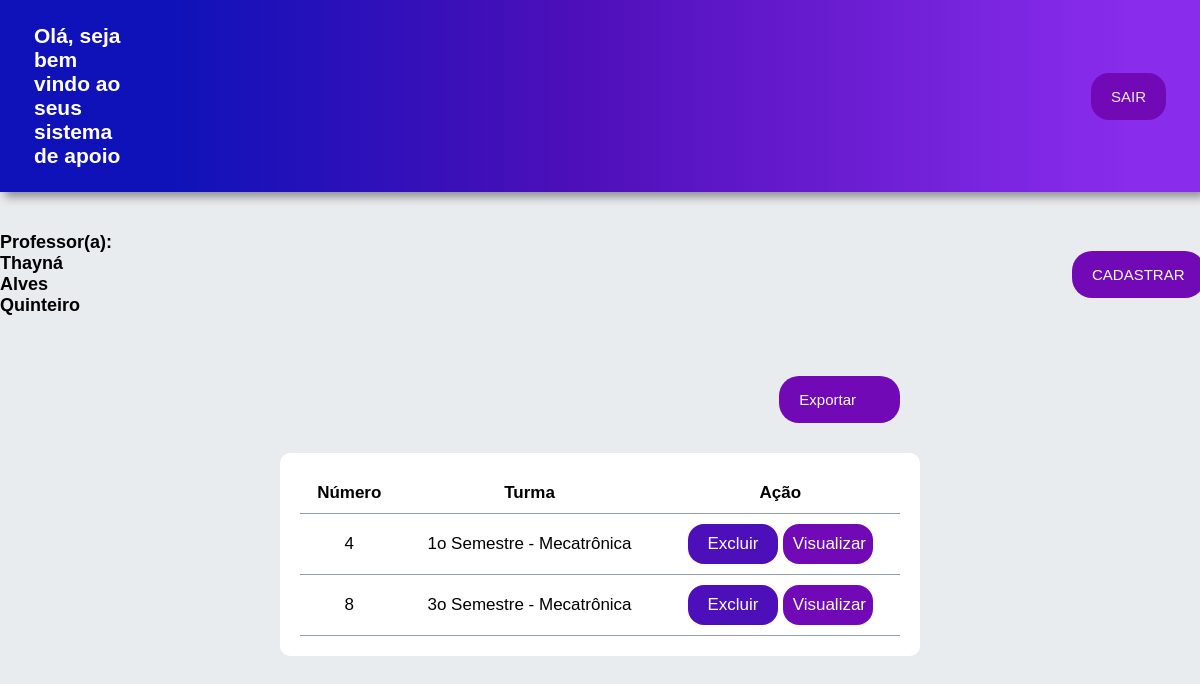
The page /lista_turma/4 on the database as committed earlier.
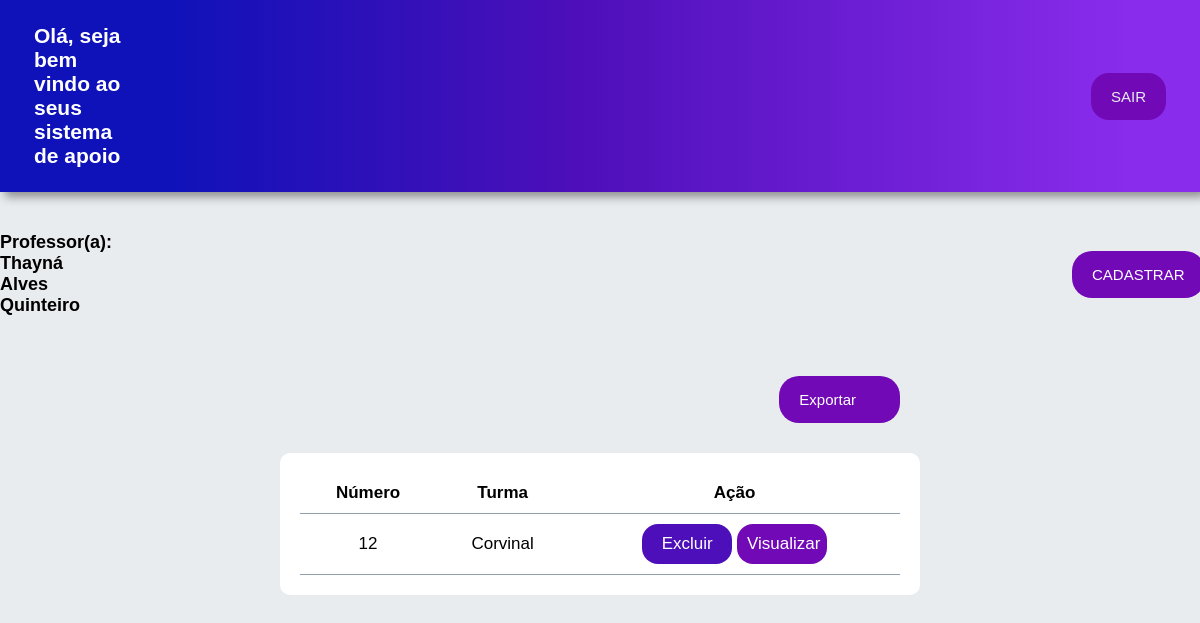
The same page on the database as committed later.
### App_Escola/models.py (models this page shows, shortened)
class Professor(models.Model):
    nome = models.CharField(max_length=120)
    email = models.CharField(max_length=120)
    senha = models.CharField(max_length=64)

class Turma(models.Model):
    nome_turma = models.CharField(max_length=120)
    id_professor = models.ForeignKey(Professor, null=True, on_delete=models.PROTECT)

### App_Escola/views.py (the view)
# urls.py: path('lista_turma/<int:id_professor>', views.lista_turma, name='lista_turma'),
def lista_turma(request, id_professor):
    dados_professor = Professor.objects.filter(id=id_professor).values("nome", "id")
    usuario_logado = dados_professor[0]
    usuario_logado = usuario_logado['nome']
    id_logado = dados_professor[0]
    id_logado = id_logado['id']
    turmas_do_professor = Turma.objects.filter(id_professor=id_logado)
    return render(request, 'Page_professor.html',
                  {'usuario_logado': usuario_logado, 'turmas_do_professor': turmas_do_professor,
                   'id_logado': id_logado})

### App_Escola/templates/Page_professor.html (shortened to what this page needs)
{% load static %}
<!DOCTYPE html>
<html lang="pt-BR">
<head>
    <link rel="stylesheet" type="text/css" href="{% static 'css/professor.css' %}">
</head>
<body>
    <header>
        <nav>
            <div class="nav-bar">
                <h1>Olá, seja bem vindo ao seus sistema de apoio</h1>
                <button><a href="{% url 'sair' %}" style="text-decoration: none;color:#e9ecef;">SAIR</a></button>
            </div>
        </nav>
    </header>
    <main>
        <div class="titulos">
           <h3>Professor(a): {{usuario_logado}}</h3>
          <button type="submit" name="tela_cadastro"><a href="/cad_turma/{{id_logado}}" style="text-decoration: none; color: white;">CADASTRAR</a></button>
        </div>
        <div class="excel">
            <a href="{% url 'exportar_excel_turma' %}">
                <button>Exportar</button>
            </a>
        </div>
        <div class="tabela">
            <table>
                <tr>
                    <th>Número</th>
                    <th>Turma</th>
                    <th>Ação</th>
                </tr>
                {% for igs in turmas_do_professor %}
                <tr>
                    <td>{{igs.id}}</td>
                    <td>{{igs.nome_turma}}</td>
                    <td>
                        <button id="exclude"><a href = "{% url 'excluir_turma' id_turma=igs.id%}" style="text-decoration: none; color: white;">Excluir</a></button>
                        <button id="view"><a href="{% url 'lista_atividade' id_selecionado=igs.id %}" style="text-decoration: none; color: white;">Visualizar</a></button>
                    </td>
                </tr>
                {% endfor %}
            </table>
        </div>
    </main>
</body>
</body>
</html>

### App_Escola/static/css/professor.css (style rules this page uses)
* { margin: 0px; padding: 0px; }
body { width: 100%; background-color: #e9ecef; }
header { display: flex; padding: 3vh; justify-content: space-around; align-items: center; font-family: "Roboto-Condensed", sans-serif; font-size: 14px; color: #ffff; background: linear-gradient(90deg, rgba(15,18,185,1) 14%, rgba(77,15,185,1) 48%, rgba(137,44,236,1) 94%); filter: drop-shadow(5px 5px 5px rgba(0 0 0 / 40%)); }
.nav-bar { display: flex; justify-content: space-around; align-items: center; padding: 0 10px 0 10px; }
.nav-bar h1 { padding-right: 120vh; align-items: center; }
.nav-bar button { display: flex; padding: 15px 20px 15px 20px; border: none; background-color:#7209B7 ; border-radius: 18px; color: white; font-family: "Roboto-Condensed", sans-serif; font-size: 15px; }
.titulos { display: flex; justify-content: space-evenly; align-items: center; font-family: "Roboto-Condensed", sans-serif; font-size: 16px; margin-top: 40px; }
.titulos button { display: flex; padding:15px 20px 15px 20px; align-items:center; border:none; background-color:#7209B7; border-radius: 20px; color: white; font-family: "Nunito", sans-serif; font-size: 15px; }
.titulos h3 { display: flex; padding-right: 120vh; justify-content: center; align-items: center; font-family: "Roboto-Condensed", sans-serif; font-size: 18px; }
.tabela { display: flex; justify-content: center; padding: 20px; align-items: center; background-color: white; width: 50%; margin: auto; border-radius: 10px; overflow-x: auto; }
table { width: 100%; border-collapse: collapse; padding: 10px; text-align: center; font-family: "Roboto-Condensed", sans-serif; font-size: 17px; }
th, td { padding: 10px; border-bottom: 1px solid #929fac; }
button#exclude { width: 90px; background-color:rgba(77,15,185,1); padding: 10px 10px 10px 10px; align-items: center; border: none; font-family: "Roboto-Condensed", sans-serif; font-size: 17px; color: white; border-radius: 16px; }
a { text-decoration: none; }
button#view { width: 90px; background-color: #7209B7; padding: 10px 10px 10px 10px; align-items: center; border: none; font-family: "Roboto-Condensed", sans-serif; font-size: 17px; color: white; border-radius: 16px; }
a { text-decoration: none; color:#e9ecef; }
.excel { display: flex; justify-content: flex-end; margin-top: 60px; margin-bottom: 30px; align-items:center; border:none; color: white; font-family: "Nunito", sans-serif; font-size: 15px; width: 50%; margin-left: 25%; }
.excel a { display: flex; align-items:center; text-decoration: none; }
.excel button { display: flex; padding:15px 20px 15px 20px; border:none; background-color:#7209B7; border-radius: 20px; color: white; font-family: "Nunito", sans-serif; font-size: 15px; }

Rows that differ between the two databases and show on the page:
removed Turma: id "4", nome_turma "1o Semestre - Mecatrônica"
removed Turma: id "8", nome_turma "3o Semestre - Mecatrônica"
added Turma: id "12", nome_turma "Corvinal"
